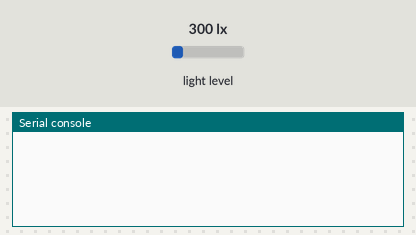
Recording of a program running on a simulated Pycom board running MicroPython. Shown: the last lines printed to the serial console. Inputs (shaded band) come from the test bench; at power-on: light level 300 lx. WiFi joins after 1.5 s; web requests get an empty 200 reply after 0.4 s; a WiFi scan finds the one network the program names.

Above: at 1.2 s.
1.3 s: light level set to 40 lx
At 3.2 s:
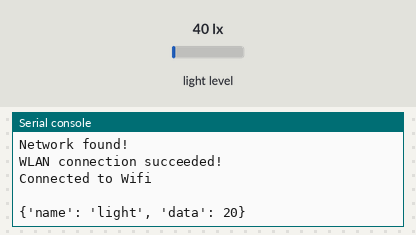
3.5 s: light level set to 500 lx
At 5.9 s:
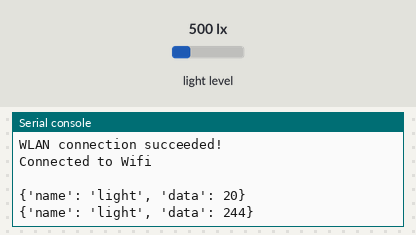

The program:

main.py
```python
from network import WLAN
import urequests as requests
import machine
import time
from LTR329ALS01 import LTR329ALS01
from SI7006A20 import SI7006A20
from MPL3115A2 import MPL3115A2

# Light Sensor
l = LTR329ALS01()
# Temperature and Humidity Sensor
t = SI7006A20()
# Pressure Sensor
p = MPL3115A2()

# Your WiFi network credentials
WIFI_SSID = 'your-wifi-ssid'
WIFI_KEY = 'your-wifi-key'

# Get this from the Wia dashboard (it should begin with d_sk)
DEVICE_SECRET_KEY = 'your-device-secret-key'

# Delay between each event
DELAY = 3

wlan = WLAN(mode=WLAN.STA)
nets = wlan.scan()

# Connect to the WiFi network
for net in nets:
    if net.ssid == WIFI_SSID:
        print('Network found!')
        wlan.connect(net.ssid, auth=(net.sec, WIFI_KEY), timeout=5000)
        # while not wlan.isconnected():
        #     machine.idle() # save power while waiting
        print('WLAN connection succeeded!')
        break

print("Connected to Wifi\n")

# Post an Event to the Wia cloud
def post_event(name, data):
    try:
        url = "https://api.wia.io/v1/events"
        headers = {"Authorization": "Bearer " + DEVICE_SECRET_KEY, "Content-Type": "application/json"}
        json_data = {"name": name, "data": data}
        if json_data is not None:
            print(json_data)
            req = requests.post(url=url, headers=headers, json=json_data)
            print(req.json())
            return req.json()
        else:
            pass
    except:
        pass

# Run this loop continuously
while True:
    light = l.light()
    # temperature = t.temperature()
    # humidity = t.humidity()
    # pressure = p.pressure()

    post_event("light", light[0])
    # post_event("temperature", temperature)
    # post_event("humidity", humidity)
    # post_event("pressure", pressure)
    time.sleep(DELAY)
```

LTR329ALS01.py
```python
import time
from machine import I2C

class LTR329ALS01:
    ALS_I2CADDR = const(0x29) # The device's I2C address

    ALS_CONTR_REG = const(0x80)
    ALS_MEAS_RATE_REG = const(0x85)

    ALS_DATA_CH1_LOW = const(0x88)
    ALS_DATA_CH1_HIGH = const(0x89)
    ALS_DATA_CH0_LOW = const(0x8A)
    ALS_DATA_CH0_HIGH = const(0x8B)

    ALS_GAIN_1X = const(0x00)
    ALS_GAIN_2X = const(0x01)
    ALS_GAIN_4X = const(0x02)
    ALS_GAIN_8X = const(0x03)
    ALS_GAIN_48X = const(0x06)
    ALS_GAIN_96X = const(0x07)

    ALS_INT_50 = const(0x01)
    ALS_INT_100 = const(0x00)
    ALS_INT_150 = const(0x04)
    ALS_INT_200 = const(0x02)
    ALS_INT_250 = const(0x05)
    ALS_INT_300 = const(0x06)
    ALS_INT_350 = const(0x07)
    ALS_INT_400 = const(0x03)

    ALS_RATE_50 = const(0x00)
    ALS_RATE_100 = const(0x01)
    ALS_RATE_200 = const(0x02)
    ALS_RATE_500 = const(0x03)
    ALS_RATE_1000 = const(0x04)
    ALS_RATE_2000 = const(0x05)

    def __init__(self, pysense = None, sda = 'P22', scl = 'P21', gain = ALS_GAIN_1X, integration = ALS_INT_100, rate = ALS_RATE_500):
        if pysense is not None:
            self.i2c = pysense.i2c
        else:
            self.i2c = I2C(0, mode=I2C.MASTER, pins=(sda, scl))

        contr = self._getContr(gain)
        self.i2c.writeto_mem(ALS_I2CADDR, ALS_CONTR_REG, bytearray([contr]))

        measrate = self._getMeasRate(integration, rate)
        self.i2c.writeto_mem(ALS_I2CADDR, ALS_MEAS_RATE_REG, bytearray([measrate]))

        time.sleep(0.01)

    def _getContr(self, gain):
        return ((gain & 0x07) << 2) + 0x01

    def _getMeasRate(self, integration, rate):
        return ((integration & 0x07) << 3) + (rate & 0x07)

    def _getWord(self, high, low):
        return ((high & 0xFF) << 8) + (low & 0xFF)

    def light(self):
        ch1low = self.i2c.readfrom_mem(ALS_I2CADDR , ALS_DATA_CH1_LOW, 1)
        ch1high = self.i2c.readfrom_mem(ALS_I2CADDR , ALS_DATA_CH1_HIGH, 1)
        data1 = int(self._getWord(ch1high[0], ch1low[0]))

        ch0low = self.i2c.readfrom_mem(ALS_I2CADDR , ALS_DATA_CH0_LOW, 1)
        ch0high = self.i2c.readfrom_mem(ALS_I2CADDR , ALS_DATA_CH0_HIGH, 1)
        data0 = int(self._getWord(ch0high[0], ch0low[0]))

        return (data0, data1)
```

SI7006A20.py
```python
import time
from machine import I2C
import math

__version__ = '0.0.2'

class SI7006A20:
    """ class for handling the temperature sensor SI7006-A20
        +/- 1 deg C error for temperature
        +/- 5% error for relative humidity
        datasheet available at https://www.silabs.com/documents/public/data-sheets/Si7006-A20.pdf """

    SI7006A20_I2C_ADDR = const(0x40)

    TEMP_NOHOLDMASTER = const(0xF3)
    HUMD_NOHOLDMASTER = const(0xF5)

    def __init__(self, pysense = None, sda = 'P22', scl = 'P21'):
        if pysense is not None:
            self.i2c = pysense.i2c
        else:
            self.i2c = I2C(0, mode=I2C.MASTER, pins=(sda, scl))

    def _getWord(self, high, low):
        return ((high & 0xFF) << 8) + (low & 0xFF)

    def temperature(self):
        """ obtaining the temperature(degrees Celsius) measured by sensor """
        self.i2c.writeto(SI7006A20_I2C_ADDR, bytearray([0xF3]))
        time.sleep(0.5)
        data = self.i2c.readfrom(SI7006A20_I2C_ADDR, 3)
        #print("CRC Raw temp data: " + hex(data[0]*65536 + data[1]*256 + data[2]))
        data = self._getWord(data[0], data[1])
        temp = ((175.72 * data) / 65536.0) - 46.85
        return temp

    def humidity(self):
        """ obtaining the relative humidity(%) measured by sensor """
        self.i2c.writeto(SI7006A20_I2C_ADDR, bytearray([0xF5]))
        time.sleep(0.5)
        data = self.i2c.readfrom(SI7006A20_I2C_ADDR, 2)
        data = self._getWord(data[0], data[1])
        humidity = ((125.0 * data) / 65536.0) - 6.0
        return humidity

    def read_user_reg(self):
        """ reading the user configuration register """
        self.i2c.writeto(SI7006A20_I2C_ADDR, bytearray([0xE7]))
        time.sleep(0.5)
        data = self.i2c.readfrom(SI7006A20_I2C_ADDR, 1)
        return data[0]

    def read_heater_reg(self):
        """ reading the heater configuration register """
        self.i2c.writeto(SI7006A20_I2C_ADDR, bytearray([0x11]))
        time.sleep(0.5)
        data = self.i2c.readfrom(SI7006A20_I2C_ADDR, 1)
        return data[0]

    def read_electronic_id(self):
        """ reading electronic identifier """
        self.i2c.writeto(SI7006A20_I2C_ADDR, bytearray([0xFA]) + bytearray([0x0F]))
        time.sleep(0.5)
        sna = self.i2c.readfrom(SI7006A20_I2C_ADDR, 4)
        time.sleep(0.1)
        self.i2c.writeto(SI7006A20_I2C_ADDR, bytearray([0xFC]) + bytearray([0xC9]))
        time.sleep(0.5)
        snb = self.i2c.readfrom(SI7006A20_I2C_ADDR, 4)
        return [sna[0], sna[1], sna[2], sna[3], snb[0], snb[1], snb[2], snb[3]]

    def read_firmware(self):
        """ reading firmware version """
        self.i2c.writeto(SI7006A20_I2C_ADDR, bytearray([0x84])+ bytearray([0xB8]))
        time.sleep(0.5)
        fw = self.i2c.readfrom(SI7006A20_I2C_ADDR, 1)
        return fw[0]

    def read_reg(self, reg_addr):
        """ reading a register """
        self.i2c.writeto(SI7006A20_I2C_ADDR, bytearray([reg_addr]))
        time.sleep(0.5)
        data = self.i2c.readfrom(SI7006A20_I2C_ADDR, 1)
        return data[0]

    def write_reg(self, reg_addr, value):
        """ writing a register """
        self.i2c.writeto(SI7006A20_I2C_ADDR, bytearray([reg_addr])+bytearray([value]))
        time.sleep(0.1)

    def dew_point(self):
        """ computing the dew pointe temperature (deg C) for the current Temperature and Humidity measured pair
            at dew-point temperature the relative humidity is 100% """
        temp = self.temperature()
        humid = self.humidity()
        h = (math.log(humid, 10) - 2) / 0.4343 + (17.62 * temp) / (243.12 + temp)
        dew_p = 243.12 * h / (17.62 - h)
        return dew_p

    def humid_ambient(self, t_ambient, dew_p = None):
        """ returns the relative humidity compensated for the current Ambient temperature
            for ex: T-Ambient is 24.4 degC, but sensor indicates Temperature = 31.65 degC and Humidity = 47.3%
                    -> then the actual Relative Humidity is 72.2%
            this is computed because the dew-point should be the same """
        if dew_p is None:
            dew_p = self.dew_point()
        h = 17.62 * dew_p / (243.12 + dew_p)
        h_ambient = math.pow(10, (h - (17.62 * t_ambient) / (243.12 + t_ambient)) * 0.4343 + 2)
        return h_ambient
```

MPL3115A2.py
```python
import time
from machine import I2C

ALTITUDE = const(0)
PRESSURE = const(1)

class MPL3115A2exception(Exception):
    pass

class MPL3115A2:
    MPL3115_I2CADDR = const(0x60)
    MPL3115_STATUS = const(0x00)
    MPL3115_PRESSURE_DATA_MSB = const(0x01)
    MPL3115_PRESSURE_DATA_CSB = const(0x02)
    MPL3115_PRESSURE_DATA_LSB = const(0x03)
    MPL3115_TEMP_DATA_MSB = const(0x04)
    MPL3115_TEMP_DATA_LSB = const(0x05)
    MPL3115_DR_STATUS = const(0x06)
    MPL3115_DELTA_DATA = const(0x07)
    MPL3115_WHO_AM_I = const(0x0c)
    MPL3115_FIFO_STATUS = const(0x0d)
    MPL3115_FIFO_DATA = const(0x0e)
    MPL3115_FIFO_SETUP = const(0x0e)
    MPL3115_TIME_DELAY = const(0x10)
    MPL3115_SYS_MODE = const(0x11)
    MPL3115_INT_SORCE = const(0x12)
    MPL3115_PT_DATA_CFG = const(0x13)
    MPL3115_BAR_IN_MSB = const(0x14)
    MPL3115_P_ARLARM_MSB = const(0x16)
    MPL3115_T_ARLARM = const(0x18)
    MPL3115_P_ARLARM_WND_MSB = const(0x19)
    MPL3115_T_ARLARM_WND = const(0x1b)
    MPL3115_P_MIN_DATA = const(0x1c)
    MPL3115_T_MIN_DATA = const(0x1f)
    MPL3115_P_MAX_DATA = const(0x21)
    MPL3115_T_MAX_DATA = const(0x24)
    MPL3115_CTRL_REG1 = const(0x26)
    MPL3115_CTRL_REG2 = const(0x27)
    MPL3115_CTRL_REG3 = const(0x28)
    MPL3115_CTRL_REG4 = const(0x29)
    MPL3115_CTRL_REG5 = const(0x2a)
    MPL3115_OFFSET_P = const(0x2b)
    MPL3115_OFFSET_T = const(0x2c)
    MPL3115_OFFSET_H = const(0x2d)

    def __init__(self, pysense = None, sda = 'P22', scl = 'P21', mode = PRESSURE):
        if pysense is not None:
            self.i2c = pysense.i2c
        else:
            self.i2c = I2C(0, mode=I2C.MASTER, pins=(sda, scl))

        self.STA_reg = bytearray(1)
        self.mode = mode

        if self.mode is PRESSURE:
            self.i2c.writeto_mem(MPL3115_I2CADDR, MPL3115_CTRL_REG1, bytes([0x38])) # barometer mode, not raw, oversampling 128, minimum time 512 ms
            self.i2c.writeto_mem(MPL3115_I2CADDR, MPL3115_PT_DATA_CFG, bytes([0x07])) # no events detected
            self.i2c.writeto_mem(MPL3115_I2CADDR, MPL3115_CTRL_REG1, bytes([0x39])) # active
        elif self.mode is ALTITUDE:
            self.i2c.writeto_mem(MPL3115_I2CADDR, MPL3115_CTRL_REG1, bytes([0xB8])) # altitude mode, not raw, oversampling 128, minimum time 512 ms
            self.i2c.writeto_mem(MPL3115_I2CADDR, MPL3115_PT_DATA_CFG, bytes([0x07])) # no events detected
            self.i2c.writeto_mem(MPL3115_I2CADDR, MPL3115_CTRL_REG1, bytes([0xB9])) # active
        else:
            raise MPL3115A2exception("Invalid Mode MPL3115A2")

        if self._read_status():
            pass
        else:
            raise MPL3115A2exception("Error with MPL3115A2")

    def _read_status(self):
        while True:
            self.i2c.readfrom_mem_into(MPL3115_I2CADDR, MPL3115_STATUS, self.STA_reg)

            if(self.STA_reg[0] == 0):
                time.sleep(0.01)
                pass
            elif(self.STA_reg[0] & 0x04) == 4:
                return True
            else:
                return False

    def pressure(self):
        if self.mode == ALTITUDE:
            raise MPL3115A2exception("Incorrect Measurement Mode MPL3115A2")

        OUT_P_MSB = self.i2c.readfrom_mem(MPL3115_I2CADDR, MPL3115_PRESSURE_DATA_MSB,1)
        OUT_P_CSB = self.i2c.readfrom_mem(MPL3115_I2CADDR, MPL3115_PRESSURE_DATA_CSB,1)
        OUT_P_LSB = self.i2c.readfrom_mem(MPL3115_I2CADDR, MPL3115_PRESSURE_DATA_LSB,1)

        return float((OUT_P_MSB[0] << 10) + (OUT_P_CSB[0] << 2) + ((OUT_P_LSB[0] >> 6) & 0x03) + ((OUT_P_LSB[0] >> 4) & 0x03) / 4.0)

    def altitude(self):
        if self.mode == PRESSURE:
            raise MPL3115A2exception("Incorrect Measurement Mode MPL3115A2")

        OUT_P_MSB = self.i2c.readfrom_mem(MPL3115_I2CADDR, MPL3115_PRESSURE_DATA_MSB,1)
        OUT_P_CSB = self.i2c.readfrom_mem(MPL3115_I2CADDR, MPL3115_PRESSURE_DATA_CSB,1)
        OUT_P_LSB = self.i2c.readfrom_mem(MPL3115_I2CADDR, MPL3115_PRESSURE_DATA_LSB,1)

        alt_int = (OUT_P_MSB[0] << 8) + (OUT_P_CSB[0])
        alt_frac = ((OUT_P_LSB[0] >> 4) & 0x0F)

        if alt_int > 32767:
            alt_int -= 65536

        return float(alt_int + alt_frac / 16.0)

    def temperature(self):
        OUT_T_MSB = self.i2c.readfrom_mem(MPL3115_I2CADDR, MPL3115_TEMP_DATA_MSB,1)
        OUT_T_LSB = self.i2c.readfrom_mem(MPL3115_I2CADDR, MPL3115_TEMP_DATA_LSB,1)

        temp_int = OUT_T_MSB[0]
        temp_frac = OUT_T_LSB[0]

        if temp_int > 127:
            temp_int -= 256

        return float(temp_int + temp_frac / 256.0)
```

boot.py
```python
from machine import UART
import machine
import os

uart = UART(0, baudrate=115200)
os.dupterm(uart)

machine.main('main.py')
```

Measured:
- after the input at 1.3 s, the serial console: prints a new line after 0.72 s (image 1)
- after the input at 3.5 s, the serial console: prints a new line after 1.9 s (image 2)
